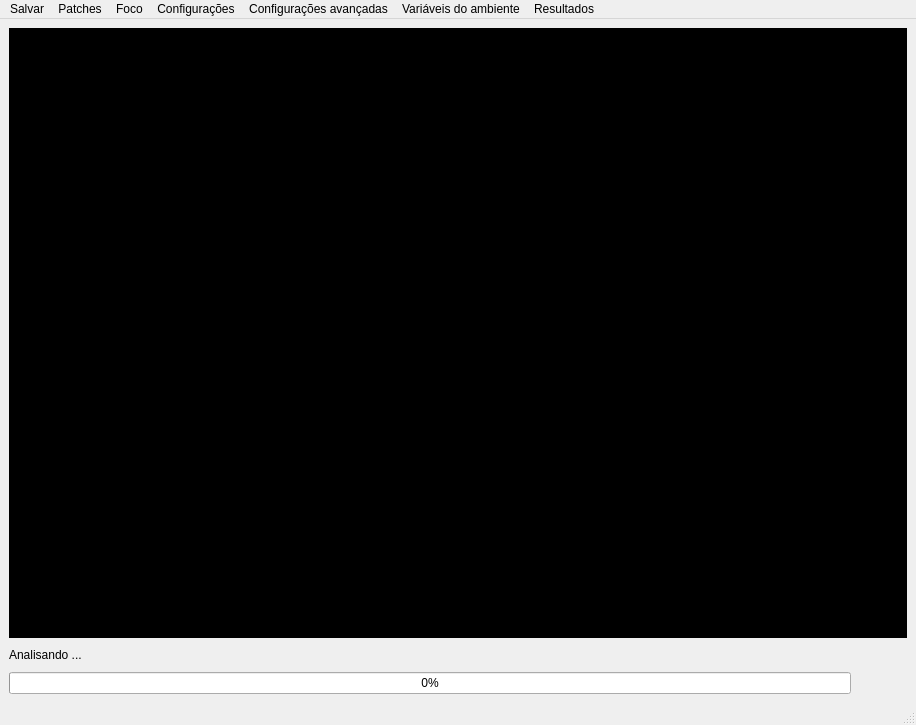
<?xml version="1.0" encoding="UTF-8"?>
<ui version="4.0">
 <class>MainWindow</class>
 <widget class="QMainWindow" name="MainWindow">
  <property name="geometry">
   <rect>
    <x>0</x>
    <y>0</y>
    <width>916</width>
    <height>725</height>
   </rect>
  </property>
  <property name="windowTitle">
   <string>lion</string>
  </property>
  <property name="windowIcon">
   <iconset resource="icones/icones.qrc">
    <normaloff>:/icones/lion.png</normaloff>:/icones/lion.png</iconset>
  </property>
  <widget class="QWidget" name="gridMainWindow">
   <layout class="QGridLayout" name="gridLayout_4" rowstretch="15,3" columnstretch="8,2">
    <item row="1" column="1">
     <layout class="QHBoxLayout" name="verticalLayoutButton">
      <item>
       <widget class="QPushButton" name="botaoComecar">
        <property name="sizePolicy">
         <sizepolicy hsizetype="Fixed" vsizetype="Fixed">
          <horstretch>0</horstretch>
          <verstretch>0</verstretch>
         </sizepolicy>
        </property>
        <property name="minimumSize">
         <size>
          <width>50</width>
          <height>50</height>
         </size>
        </property>
        <property name="styleSheet">
         <string notr="true">background-color: transparent;
border: none;
image: url(:/icones/comecar.png);
</string>
        </property>
        <property name="text">
         <string/>
        </property>
       </widget>
      </item>
     </layout>
    </item>
    <item row="1" column="0">
     <layout class="QVBoxLayout" name="horizontalLayoutProgress" stretch="0,0">
      <item>
       <widget class="QLabel" name="progresslabel">
        <property name="text">
         <string>Analisando ...</string>
        </property>
       </widget>
      </item>
      <item>
       <widget class="QProgressBar" name="progressBar_tempo">
        <property name="accessibleName">
         <string/>
        </property>
        <property name="accessibleDescription">
         <string/>
        </property>
        <property name="value">
         <number>0</number>
        </property>
       </widget>
      </item>
     </layout>
    </item>
    <item row="0" column="0" colspan="2">
     <layout class="QGridLayout" name="gridPreview">
      <item row="0" column="0">
       <widget class="QLabel" name="preview_local">
        <property name="styleSheet">
         <string notr="true">background-color: rgb(0, 0, 0);</string>
        </property>
        <property name="text">
         <string>TextLabel</string>
        </property>
       </widget>
      </item>
     </layout>
    </item>
   </layout>
  </widget>
  <widget class="QMenuBar" name="menubar">
   <property name="geometry">
    <rect>
     <x>0</x>
     <y>0</y>
     <width>916</width>
     <height>26</height>
    </rect>
   </property>
   <widget class="QMenu" name="menuArquivos">
    <property name="title">
     <string>Salvar</string>
    </property>
   </widget>
   <widget class="QMenu" name="menuConfigura_es">
    <property name="title">
     <string>Patches</string>
    </property>
   </widget>
   <widget class="QMenu" name="menuResultados">
    <property name="title">
     <string>Resultados</string>
    </property>
   </widget>
   <widget class="QMenu" name="menuFoco">
    <property name="title">
     <string>Foco</string>
    </property>
   </widget>
   <widget class="QMenu" name="menuVari_veis_do_ambiente">
    <property name="title">
     <string>Variáveis do ambiente</string>
    </property>
   </widget>
   <widget class="QMenu" name="menuConfigura_es_2">
    <property name="title">
     <string>Configurações</string>
    </property>
   </widget>
   <widget class="QMenu" name="menuConfigura_es_Avan_adas">
    <property name="title">
     <string>Configurações avançadas</string>
    </property>
   </widget>
   <addaction name="menuArquivos"/>
   <addaction name="menuConfigura_es"/>
   <addaction name="menuFoco"/>
   <addaction name="menuConfigura_es_2"/>
   <addaction name="menuConfigura_es_Avan_adas"/>
   <addaction name="menuVari_veis_do_ambiente"/>
   <addaction name="menuResultados"/>
  </widget>
  <widget class="QStatusBar" name="statusbar"/>
  <action name="actionSalvar">
   <property name="icon">
    <iconset resource="icones/icones.qrc">
     <normaloff>:/icones/salvar.png</normaloff>:/icones/salvar.png</iconset>
   </property>
   <property name="text">
    <string>Salvar</string>
   </property>
  </action>
 </widget>
 <resources>
  <include location="icones/icones.qrc"/>
 </resources>
 <connections/>
</ui>
